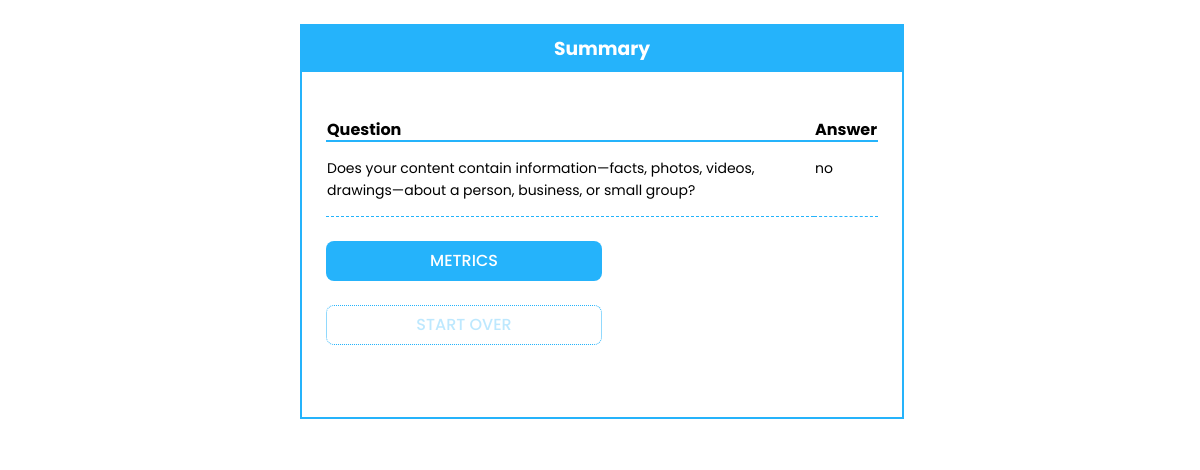
The app's page /libel/summary/ with its own data.
### libel/models.py (models this page shows, shortened)
class Card(models.Model):
    card_slug = models.CharField("Card Slug", max_length=4, null=True)
    card_text = models.TextField("Card Content", null=True)
    CARD_TYPE_CHOICES = (
        ('q', 'Question'),
        ('c', 'Continuation'),
        ('e', 'End Card')
    )
    card_type = models.CharField(
        "Card Type",
        max_length=1,
        choices=CARD_TYPE_CHOICES,
        default='q'
    )
    PUBLISH_CHOICES = (
        ('yes', 'Can Publish'),
        ('no', 'Pause')
    )
    can_publish_status = models.CharField(
        "Can Publish Status",
        max_length=3,
        choices=PUBLISH_CHOICES,
        blank=True,
        null=True
    )
    choice_one = models.CharField("Choice 1", max_length=144, blank=True, default="yes")
    choice_two = models.CharField("Choice 2", max_length=144, blank=True, default="no")

### libel/views.py (the view)
# urls.py: path('summary/', views.summary, name='summary'),
def summary(request):
    last_card_slug = card_history['history'][-1]
    summary = gen_summary()
    set_metrics(summary)
    context = {
        'last_card': last_card_slug,
        'card_history': card_history,
        'pub_status': can_publish_status(last_card_slug),
        'summary': summary
    }
    return render(request, 'libel/summary.html', context)

### libel/views.py (called while the page is built, shortened)
def can_publish_status(slug):
    if slug[0] == 'E':
        status = CARDS.get(card_slug=slug).can_publish_status
    else:
        status = 'n/a'
    return status

def get_question(slug):
    all_cards = CARDS
    question = all_cards.get(card_slug=slug).card_text
    return question

def get_answer(slug, next_slug):
    card = CARDS.get(card_slug=slug)
    rel = RELS.get(card=card.id)
    answer_choice_and_text = []
    if rel.choice_one_next.card_slug == next_slug:
        answer_choice_and_text = ['1', card.choice_one]
    else :
        answer_choice_and_text = ['2', card.choice_two]
    return answer_choice_and_text

def gen_summary():
    summary = []
    path = card_history['path']
    history = card_history['history']
    index = 0
    summary.append({
        'slug': history[-1],
        'question': get_question(history[-1]),
        'answer': get_answer(history[-1], path[-1])
    })
    return summary

def set_metrics(summary):
    record = None
    for item in summary:
        if Metric.objects.filter(card_slug=item['slug']):
            record = Metric.objects.get(card_slug=item['slug'])
        else:
            record = Metric(card_slug=item['slug'])
        if item['answer'][0] == '1':
            record.card_choice_one += 1
        else :
            record.card_choice_two += 1
        record.save()
        record = None

### libel/templates/libel/summary.html
{% extends "./_base.html" %}
{% block content %}
<div class="summary">
  <div class="summary_header">
    <h3>Summary</h3>
  </div>
  <div class="summary_grid">
    <table>
      <thead>
        <th>Question</th>
        <th>Answer</th>
      </thead>
      <tbody>
        {% for item in summary %}
        <tr>
          <td>{% autoescape off %}{{ item.question }}{% endautoescape %} </td>
          <td><p>{{ item.answer.1 }}</p></td>
        </tr>
        {% endfor %}
      </tbody>
    </table>
    <div class="metrics_button">
      <button
        class="choice"
        data-choice="metrics">
        metrics
      </button>
    </div>
    <div class="start_over_button">
      <button
        class="choice"
        data-choice="Q1">
        start over
      </button>
    </div>
  </div>
</div>
{% endblock %}

### records on screen
Card: question "Does your content contain information—facts, photos, videos, drawings—about a person, business, or small group?", answer.1 "no"
